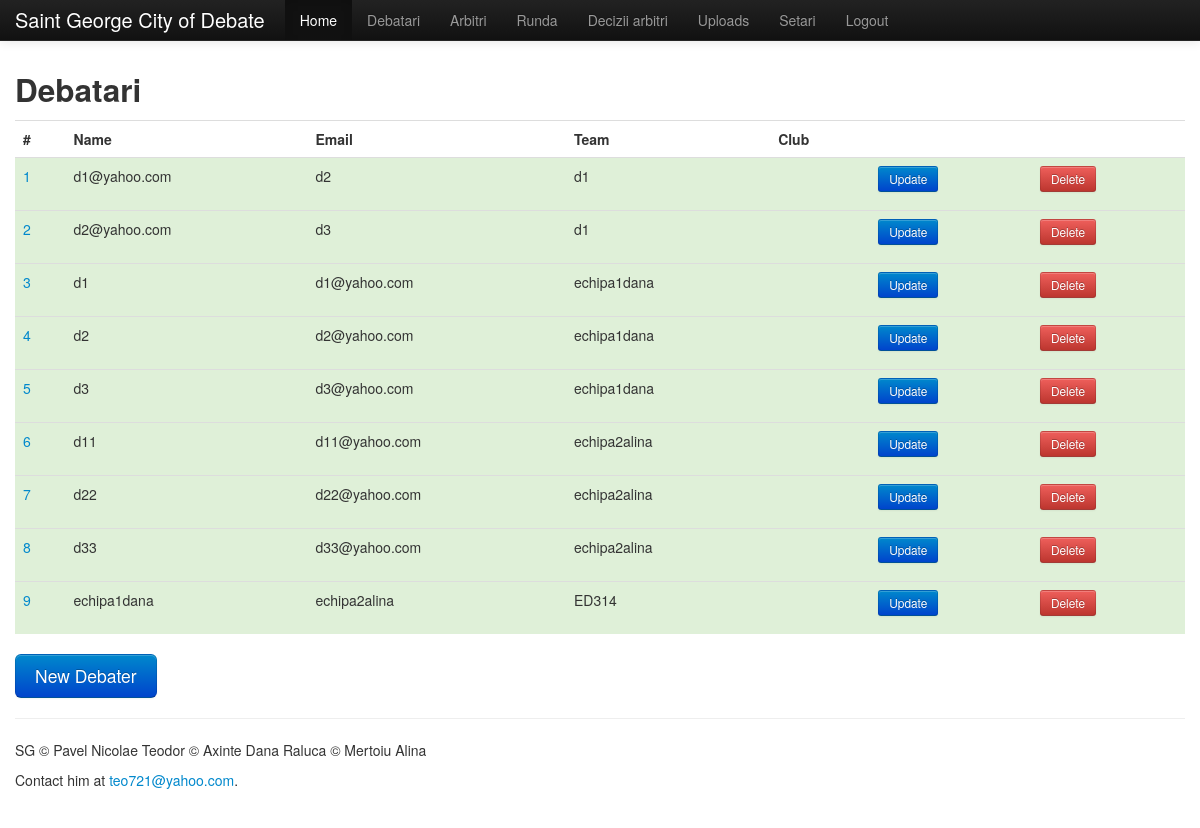
Page /debaters (signed in) on the committed database.
### app/debater/models.py (models this page shows, shortened)
class Debater(db.Model):
	__tablename__ = "debaters"
	id = db.Column('debater_id', db.Integer , primary_key=True)
	name = db.Column(db.String(30))
	user_id = db.Column(db.Integer, db.ForeignKey('users.user_id'))
	team_id = db.Column(db.Integer, db.ForeignKey('teams.team_id'))
	debater_res = db.relationship('Debater_restriction', backref='debater_res', lazy='dynamic')

### app/mod_auth/models.py (models this page shows, shortened)
class User(db.Model):
    __tablename__ = "users"
    id = db.Column('user_id',db.Integer , primary_key=True)
    password = db.Column('password' , db.String(250))
    email = db.Column('email',db.String(50),unique=True , index=True)
    user_type = db.Column('user_type',db.String(30))#cauta ce e index ?????!!!
    def is_authenticated(self):
        return True
    def is_debater(self):
        return (self.user_type == 'debater')
    def is_judge(self):
        return (self.user_type == 'judge')
    def is_tabmaster(self):
        return (self.user_type == 'tabmaster')

### app/tabmaster/models.py (models this page shows, shortened)
class Team(db.Model):
    __tablename__ = "teams"
    id = db.Column('team_id', db.Integer, primary_key=True)
    name = db.Column(db.String(30))
    points = db.Column(db.Integer)
    wins = db.Column(db.Integer)
    defeats = db.Column(db.Integer)
    number_of_games = db.Column(db.Integer)
    team_res = db.relationship('Team_restriction', backref='team_res', lazy='dynamic')
    debaters = db.relationship('Debater', backref='team', lazy='dynamic')

### app/tabmaster/controllers.py (the view)
@tabmaster.route('/debaters', methods=['GET'])
@login_required
def debaters():
    debaters = Debater.query.all()
    _debaters = debater_info(debaters)
    return render_template('tabmaster/debaters.html',debaters=_debaters)

### app/__init__.py (called while the page is built)
@app.before_request
def before_request():
    g.user = current_user

### app/mod_auth/controllers.py (called while the page is built)
@login_manager.user_loader
def load_user(id):
    return User.query.get(int(id))

### app/tabmaster/controllers.py (called while the page is built)
@tabmaster.before_request
def before_request():
    if current_user is not None and current_user.is_authenticated():
        if (current_user.user_type != 'tabmaster'):
            flash('Nu sunteti tabmaster!','error')
            return redirect(url_for('home'))
    else:
        flash('You must log in to continue','error')
        return redirect(url_for('auth.login'))

### app/tabmaster/functions.py (called while the page is built)
def debater_info(debaters):
    _debaters = []
    for debater in debaters:
        _debater = {}
        user = User.query.get(debater.user_id)
        team = Team.query.get(debater.team_id)
        _debater['id'] = debater.id
        _debater['name'] = debater.name
        _debater['email'] = user.email
        _debater['team'] = team.name
        _debaters.append(_debater)
    return _debaters

### app/templates/tabmaster/debaters.html
{% extends "layout.html" %}
{% block body %}
<h2>Debatari</h2>
    <table class="table table-hover">
      <tr>
        <th>#
        <th>Name
        <th>Email
        <th>Team
        <th>Club
        <th>
        <th>
      {%- for debater in debaters %}
      <tr class={{ "success"}}>
        <td><a>{{ debater.id }}</a>
        <td >{{ debater.name }}
        <td >{{	debater.email }}
        <td >{{	debater.team }}
        <td >{{	debater.club }}
        <td >
            <p>
              <a href="{{ url_for('tabmaster.update_debater', id=debater.id) }}"  class="btn btn-primary btn-small" >Update</a>
            </p>
        <td>
            <p>
              <a href="{{ url_for('tabmaster.delete_debater', id=debater.id) }}" onClick = "return confirm('Are you sure?')" class="btn btn-danger btn-small">Delete</a>
            </p>
      {%- endfor %}
    </table>
    <p>
      <a href="{{ url_for('tabmaster.create_debater') }}" class="btn btn-large btn-primary">New Debater</a>
    </p>
{% endblock %}

### rows in the picture
Debater: name "d1@yahoo.com"
User: email "d2"
Team: team "d1" "d1"
Debater: name "d2@yahoo.com"
User: email "d3"
Debater: name "d1"
User: email "d1@yahoo.com"
Team: team "echipa1dana" "echipa1dana" "echipa1dana"
Debater: name "d2"
User: email "d2@yahoo.com"
Debater: name "d3"
User: email "d3@yahoo.com"
Debater: name "d11"
User: email "d11@yahoo.com"
Team: team "echipa2alina" "echipa2alina" "echipa2alina"
Debater: name "d22"
User: email "d22@yahoo.com"
Debater: name "d33"
User: email "d33@yahoo.com"
Debater: name "echipa1dana"
User: email "echipa2alina"
Team: team "ED314"

### other values in the picture
{{ debater.id }} "1" "2" "3" "4" "5" "6" "7" "8" "9"
